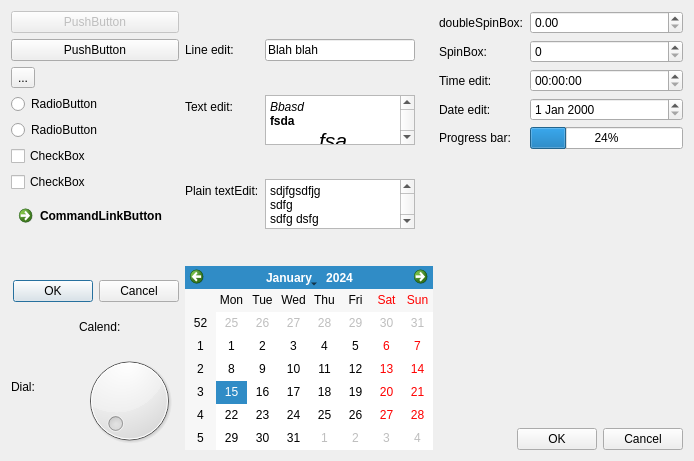
<?xml version="1.0" encoding="UTF-8"?>
<ui version="4.0">
 <class>TestDialog</class>
 <widget class="QDialog" name="TestDialog">
  <property name="geometry">
   <rect>
    <x>0</x>
    <y>0</y>
    <width>694</width>
    <height>461</height>
   </rect>
  </property>
  <property name="windowTitle">
   <string>Dialog</string>
  </property>
  <layout class="QGridLayout" name="gridLayout">
   <item row="0" column="0" rowspan="2" colspan="2">
    <layout class="QVBoxLayout" name="verticalLayout">
     <item>
      <widget class="QPushButton" name="pushButton">
       <property name="enabled">
        <bool>false</bool>
       </property>
       <property name="text">
        <string>PushButton</string>
       </property>
      </widget>
     </item>
     <item>
      <widget class="QPushButton" name="pushButton_2">
       <property name="text">
        <string>PushButton</string>
       </property>
      </widget>
     </item>
     <item>
      <widget class="QToolButton" name="toolButton">
       <property name="text">
        <string>...</string>
       </property>
      </widget>
     </item>
     <item>
      <widget class="QRadioButton" name="radioButton">
       <property name="text">
        <string>RadioButton</string>
       </property>
      </widget>
     </item>
     <item>
      <widget class="QRadioButton" name="radioButton_2">
       <property name="text">
        <string>RadioButton</string>
       </property>
      </widget>
     </item>
     <item>
      <widget class="QCheckBox" name="checkBox">
       <property name="text">
        <string>CheckBox</string>
       </property>
      </widget>
     </item>
     <item>
      <widget class="QCheckBox" name="checkBox_2">
       <property name="text">
        <string>CheckBox</string>
       </property>
      </widget>
     </item>
     <item>
      <widget class="QCommandLinkButton" name="commandLinkButton">
       <property name="text">
        <string>CommandLinkButton</string>
       </property>
      </widget>
     </item>
     <item>
      <widget class="QDialogButtonBox" name="buttonBox_2">
       <property name="standardButtons">
        <set>QDialogButtonBox::Cancel|QDialogButtonBox::Ok</set>
       </property>
      </widget>
     </item>
    </layout>
   </item>
   <item row="0" column="2" colspan="2">
    <layout class="QFormLayout" name="formLayout_2">
     <item row="0" column="0">
      <widget class="QLabel" name="label">
       <property name="text">
        <string>Line edit:</string>
       </property>
      </widget>
     </item>
     <item row="0" column="1">
      <widget class="QLineEdit" name="lineEdit">
       <property name="maximumSize">
        <size>
         <width>150</width>
         <height>16777215</height>
        </size>
       </property>
       <property name="text">
        <string>Blah blah</string>
       </property>
      </widget>
     </item>
     <item row="1" column="0">
      <widget class="QLabel" name="label_2">
       <property name="text">
        <string>Text edit:</string>
       </property>
      </widget>
     </item>
     <item row="1" column="1">
      <widget class="QTextEdit" name="textEdit">
       <property name="maximumSize">
        <size>
         <width>150</width>
         <height>50</height>
        </size>
       </property>
       <property name="html">
        <string>&lt;!DOCTYPE HTML PUBLIC &quot;-//W3C//DTD HTML 4.0//EN&quot; &quot;http://www.w3.org/TR/REC-html40/strict.dtd&quot;&gt;
&lt;html&gt;&lt;head&gt;&lt;meta name=&quot;qrichtext&quot; content=&quot;1&quot; /&gt;&lt;style type=&quot;text/css&quot;&gt;
p, li { white-space: pre-wrap; }
&lt;/style&gt;&lt;/head&gt;&lt;body style=&quot; font-family:'Sans Serif'; font-size:9pt; font-weight:400; font-style:normal;&quot;&gt;
&lt;p style=&quot; margin-top:0px; margin-bottom:0px; margin-left:0px; margin-right:0px; -qt-block-indent:0; text-indent:0px;&quot;&gt;&lt;span style=&quot; font-style:italic;&quot;&gt;Bbasd&lt;/span&gt;&lt;/p&gt;
&lt;p style=&quot; margin-top:0px; margin-bottom:0px; margin-left:0px; margin-right:0px; -qt-block-indent:0; text-indent:0px;&quot;&gt;&lt;span style=&quot; font-weight:600;&quot;&gt;fsda&lt;/span&gt;&lt;/p&gt;
&lt;p align=&quot;center&quot; style=&quot; margin-top:0px; margin-bottom:0px; margin-left:0px; margin-right:0px; -qt-block-indent:0; text-indent:0px;&quot;&gt;&lt;span style=&quot; font-size:16pt; font-style:italic;&quot;&gt;fsa&lt;/span&gt;&lt;/p&gt;
&lt;p style=&quot; margin-top:0px; margin-bottom:0px; margin-left:0px; margin-right:0px; -qt-block-indent:0; text-indent:0px;&quot;&gt;&lt;span style=&quot; text-decoration: underline;&quot;&gt;dfasd&lt;/span&gt;&lt;/p&gt;
&lt;p style=&quot; margin-top:0px; margin-bottom:0px; margin-left:0px; margin-right:0px; -qt-block-indent:0; text-indent:0px;&quot;&gt;f&lt;/p&gt;&lt;/body&gt;&lt;/html&gt;</string>
       </property>
      </widget>
     </item>
     <item row="2" column="0">
      <widget class="QLabel" name="label_3">
       <property name="text">
        <string>Plain textEdit:</string>
       </property>
      </widget>
     </item>
     <item row="2" column="1">
      <widget class="QPlainTextEdit" name="plainTextEdit">
       <property name="maximumSize">
        <size>
         <width>150</width>
         <height>50</height>
        </size>
       </property>
       <property name="plainText">
        <string>sdjfgsdfjg 
sdfg 
sdfg dsfg</string>
       </property>
      </widget>
     </item>
    </layout>
   </item>
   <item row="0" column="4">
    <layout class="QFormLayout" name="formLayout">
     <item row="0" column="0">
      <widget class="QLabel" name="label_5">
       <property name="text">
        <string>doubleSpinBox:</string>
       </property>
      </widget>
     </item>
     <item row="0" column="1">
      <widget class="QDoubleSpinBox" name="doubleSpinBox"/>
     </item>
     <item row="1" column="0">
      <widget class="QLabel" name="label_6">
       <property name="text">
        <string>SpinBox:</string>
       </property>
      </widget>
     </item>
     <item row="1" column="1">
      <widget class="QSpinBox" name="spinBox"/>
     </item>
     <item row="2" column="0">
      <widget class="QLabel" name="label_7">
       <property name="text">
        <string>Time edit:</string>
       </property>
      </widget>
     </item>
     <item row="2" column="1">
      <widget class="QTimeEdit" name="timeEdit"/>
     </item>
     <item row="3" column="0">
      <widget class="QLabel" name="label_8">
       <property name="text">
        <string>Date edit:</string>
       </property>
      </widget>
     </item>
     <item row="3" column="1">
      <widget class="QDateEdit" name="dateEdit"/>
     </item>
     <item row="4" column="0">
      <widget class="QLabel" name="label_10">
       <property name="text">
        <string>Progress bar:</string>
       </property>
      </widget>
     </item>
     <item row="4" column="1">
      <widget class="QProgressBar" name="progressBar">
       <property name="value">
        <number>24</number>
       </property>
      </widget>
     </item>
    </layout>
   </item>
   <item row="1" column="2" rowspan="4" colspan="2">
    <widget class="QCalendarWidget" name="calendarWidget"/>
   </item>
   <item row="2" column="1">
    <widget class="QLabel" name="label_4">
     <property name="text">
      <string>Calend:</string>
     </property>
    </widget>
   </item>
   <item row="3" column="0">
    <widget class="QLabel" name="label_9">
     <property name="text">
      <string>Dial:</string>
     </property>
    </widget>
   </item>
   <item row="3" column="1" rowspan="2">
    <widget class="QDial" name="dial"/>
   </item>
   <item row="4" column="3" colspan="2">
    <widget class="QDialogButtonBox" name="buttonBox">
     <property name="orientation">
      <enum>Qt::Horizontal</enum>
     </property>
     <property name="standardButtons">
      <set>QDialogButtonBox::Cancel|QDialogButtonBox::Ok</set>
     </property>
    </widget>
   </item>
  </layout>
 </widget>
 <resources/>
 <connections>
  <connection>
   <sender>buttonBox</sender>
   <signal>accepted()</signal>
   <receiver>TestDialog</receiver>
   <slot>accept()</slot>
   <hints>
    <hint type="sourcelabel">
     <x>248</x>
     <y>254</y>
    </hint>
    <hint type="destinationlabel">
     <x>157</x>
     <y>274</y>
    </hint>
   </hints>
  </connection>
  <connection>
   <sender>buttonBox</sender>
   <signal>rejected()</signal>
   <receiver>TestDialog</receiver>
   <slot>reject()</slot>
   <hints>
    <hint type="sourcelabel">
     <x>316</x>
     <y>260</y>
    </hint>
    <hint type="destinationlabel">
     <x>286</x>
     <y>274</y>
    </hint>
   </hints>
  </connection>
 </connections>
</ui>
